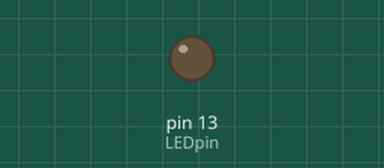
The sketch below on a simulated Arduino Uno, built with avr-gcc and run on an emulated ATmega328P. Shown: output pins drawn as LEDs (lit = HIGH).

Above: at 1.0 s.
At 3.0 s:
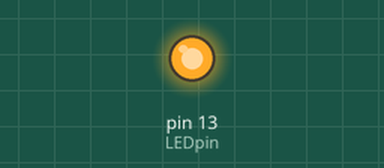
Timing chart, 0 to 5.2 s (numbered marks = the images above):
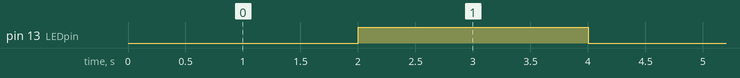

Measured:
- by itself, pin 13 (LEDpin): alternates HIGH for 2.0 s and LOW for 2.0 s

The sketch:

toggle-led.ino
```cpp
/**
 * 보드에 내장된 LED를 2초간격으로 깜박임
 */

// 보드 LED에 연결된 13번핀
#define LEDpin 13

void setup() {
  // 보드내 13번 핀을 출력으로 설정
  pinMode(LEDpin, OUTPUT);

  // LED 초기화 꺼짐
  digitalWrite(LEDpin, LOW);
}

void loop() {
  delay(2000);
  digitalWrite(LEDpin, HIGH);

  delay(2000);
  digitalWrite(LEDpin, LOW);
}
```
